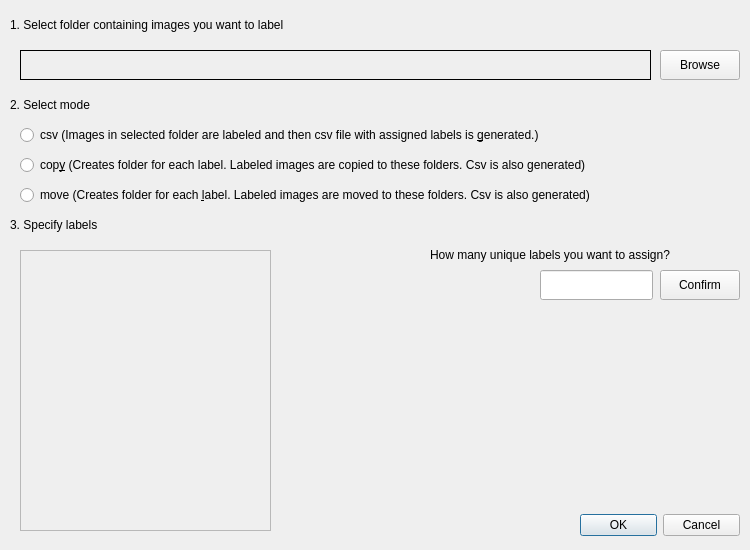
<?xml version="1.0" encoding="UTF-8"?>
<ui version="4.0">
 <class>new_dialog</class>
 <widget class="QDialog" name="new_dialog">
  <property name="geometry">
   <rect>
    <x>0</x>
    <y>0</y>
    <width>750</width>
    <height>550</height>
   </rect>
  </property>
  <property name="windowTitle">
   <string>New</string>
  </property>
  <widget class="QDialogButtonBox" name="buttonBox">
   <property name="geometry">
    <rect>
     <x>580</x>
     <y>510</y>
     <width>160</width>
     <height>30</height>
    </rect>
   </property>
   <property name="autoFillBackground">
    <bool>false</bool>
   </property>
   <property name="orientation">
    <enum>Qt::Horizontal</enum>
   </property>
   <property name="standardButtons">
    <set>QDialogButtonBox::Cancel|QDialogButtonBox::Ok</set>
   </property>
   <property name="centerButtons">
    <bool>false</bool>
   </property>
  </widget>
  <widget class="QLabel" name="headline_folder">
   <property name="geometry">
    <rect>
     <x>10</x>
     <y>10</y>
     <width>431</width>
     <height>30</height>
    </rect>
   </property>
   <property name="text">
    <string>1. Select folder containing images you want to label</string>
   </property>
  </widget>
  <widget class="QLabel" name="headline_num_labels">
   <property name="geometry">
    <rect>
     <x>10</x>
     <y>210</y>
     <width>431</width>
     <height>30</height>
    </rect>
   </property>
   <property name="text">
    <string>3. Specify labels</string>
   </property>
  </widget>
  <widget class="QLabel" name="labels_inputs_description">
   <property name="geometry">
    <rect>
     <x>430</x>
     <y>240</y>
     <width>311</width>
     <height>30</height>
    </rect>
   </property>
   <property name="text">
    <string>How many unique labels you want to assign?</string>
   </property>
  </widget>
  <widget class="QLabel" name="selected_folder_label">
   <property name="geometry">
    <rect>
     <x>20</x>
     <y>50</y>
     <width>631</width>
     <height>30</height>
    </rect>
   </property>
   <property name="frameShape">
    <enum>QFrame::Box</enum>
   </property>
   <property name="text">
    <string/>
   </property>
  </widget>
  <widget class="QPushButton" name="browse_button">
   <property name="geometry">
    <rect>
     <x>660</x>
     <y>50</y>
     <width>80</width>
     <height>30</height>
    </rect>
   </property>
   <property name="text">
    <string>Browse</string>
   </property>
  </widget>
  <widget class="QPushButton" name="confirm_num_labels">
   <property name="geometry">
    <rect>
     <x>660</x>
     <y>270</y>
     <width>80</width>
     <height>30</height>
    </rect>
   </property>
   <property name="text">
    <string>Confirm</string>
   </property>
  </widget>
  <widget class="QLineEdit" name="numLabelsInput">
   <property name="geometry">
    <rect>
     <x>540</x>
     <y>270</y>
     <width>113</width>
     <height>30</height>
    </rect>
   </property>
  </widget>
  <widget class="QLabel" name="radio_label">
   <property name="geometry">
    <rect>
     <x>10</x>
     <y>90</y>
     <width>431</width>
     <height>30</height>
    </rect>
   </property>
   <property name="text">
    <string>2. Select mode</string>
   </property>
  </widget>
  <widget class="QRadioButton" name="csv_radioButton">
   <property name="geometry">
    <rect>
     <x>20</x>
     <y>120</y>
     <width>701</width>
     <height>30</height>
    </rect>
   </property>
   <property name="text">
    <string>csv (Images in selected folder are labeled and then csv file with assigned labels is &amp;generated.)</string>
   </property>
  </widget>
  <widget class="QRadioButton" name="copy_radioButton">
   <property name="geometry">
    <rect>
     <x>20</x>
     <y>150</y>
     <width>711</width>
     <height>30</height>
    </rect>
   </property>
   <property name="text">
    <string>cop&amp;y (Creates folder for each label. Labeled images are copied to these folders. Csv is also generated)</string>
   </property>
  </widget>
  <widget class="QRadioButton" name="move_radioButton">
   <property name="geometry">
    <rect>
     <x>20</x>
     <y>180</y>
     <width>721</width>
     <height>30</height>
    </rect>
   </property>
   <property name="text">
    <string>move (Creates folder for each &amp;label. Labeled images are moved to these folders. Csv is also generated)</string>
   </property>
  </widget>
  <widget class="QScrollArea" name="scroll_area">
   <property name="geometry">
    <rect>
     <x>20</x>
     <y>250</y>
     <width>251</width>
     <height>281</height>
    </rect>
   </property>
   <property name="widgetResizable">
    <bool>true</bool>
   </property>
   <widget class="QWidget" name="scroll_area_widget">
    <property name="geometry">
     <rect>
      <x>0</x>
      <y>0</y>
      <width>249</width>
      <height>279</height>
     </rect>
    </property>
   </widget>
  </widget>
 </widget>
 <resources/>
 <connections>
  <connection>
   <sender>buttonBox</sender>
   <signal>rejected()</signal>
   <receiver>new_dialog</receiver>
   <slot>reject()</slot>
   <hints>
    <hint type="sourcelabel">
     <x>316</x>
     <y>260</y>
    </hint>
    <hint type="destinationlabel">
     <x>286</x>
     <y>274</y>
    </hint>
   </hints>
  </connection>
 </connections>
</ui>
